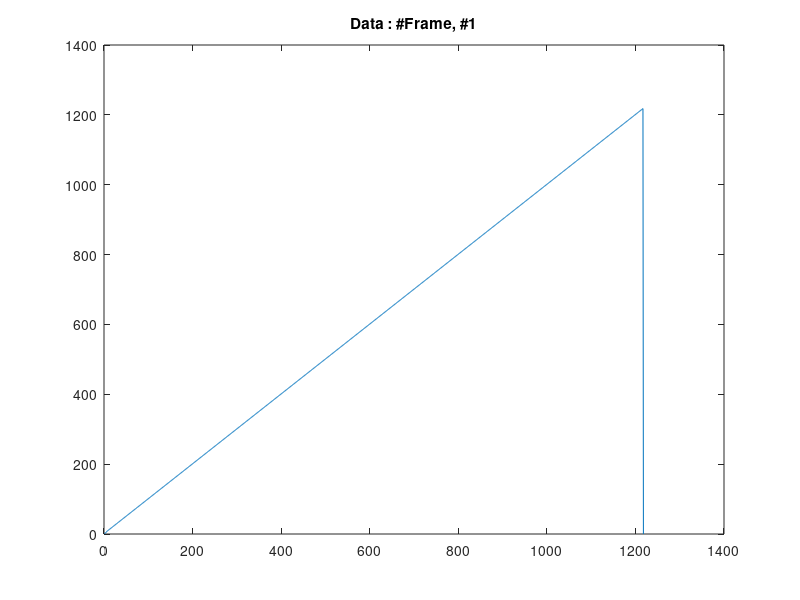
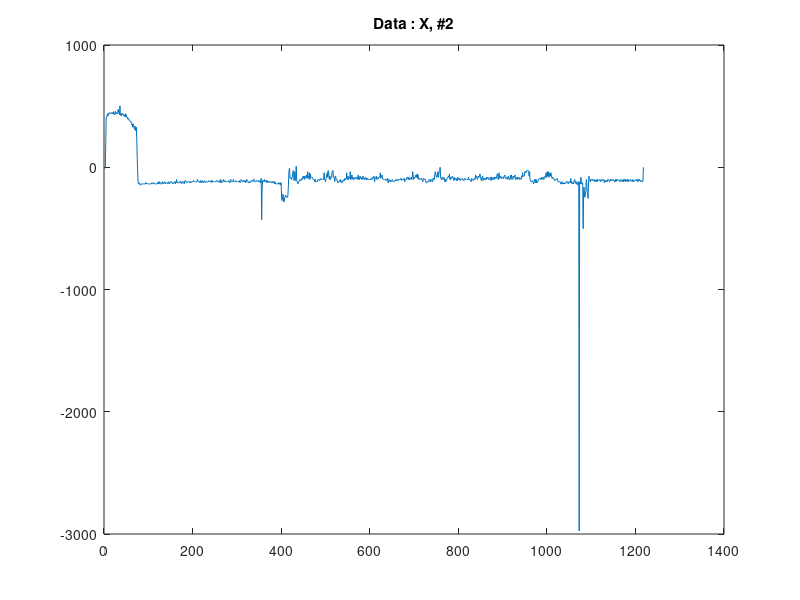
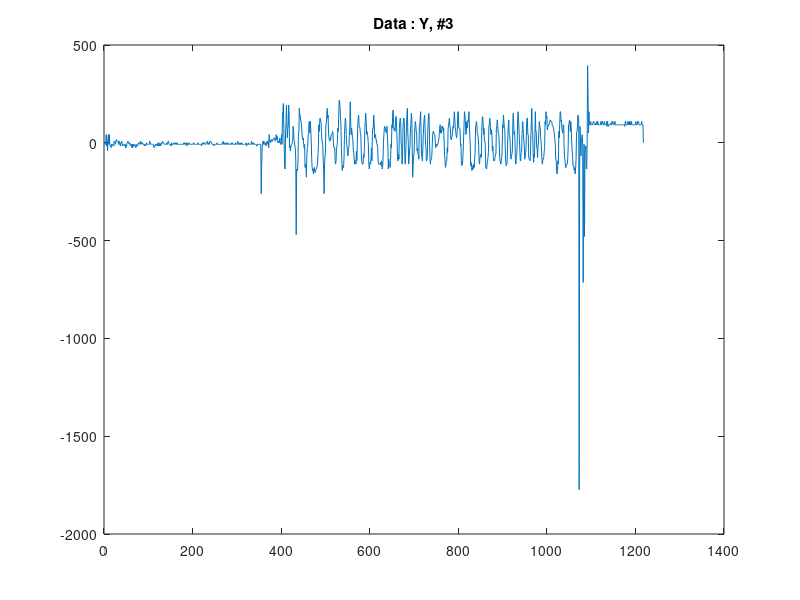
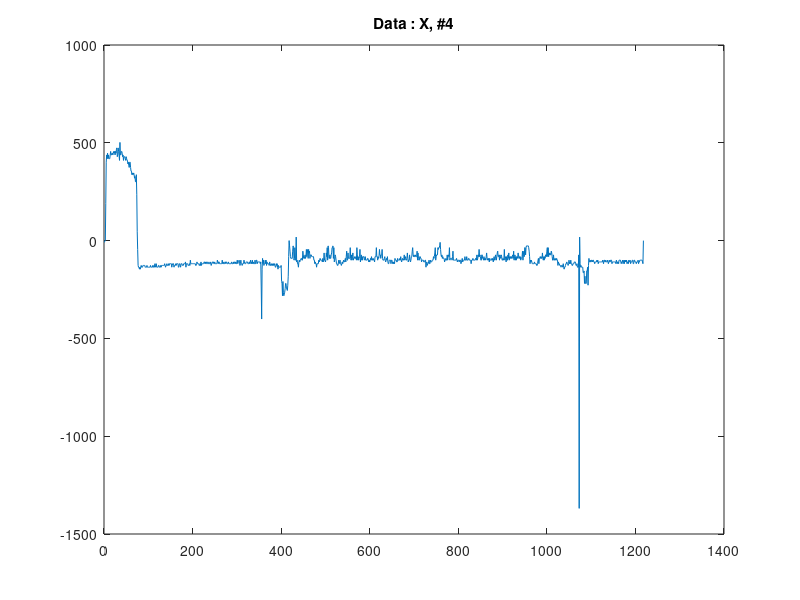

MATLAB code to generate these figures, in order:
clear
close all

% read in data
fid = fopen('Payerne_1.txt');
data_1 = textscan(fid,'%s%d','HeaderLines',0, 'CollectOutput',1);
data_11 = data_1{:,1};
data_12 = data_1{:,2};
fid = fclose(fid);

nData = length(data_12);
nFrame = 45 % 45 data per frame

%data = zeros(nFrame,ceil(nData/nFrame));
for i=1:nFrame
    k = 1;
    for j=i:nFrame:nData
        data(k,i) = data_12(j);
        k = k+1;
    end
    figure
    plot(data(:,i))
    title(['Data : ' num2str(data_11{i}) ', #' num2str(i)]);
end